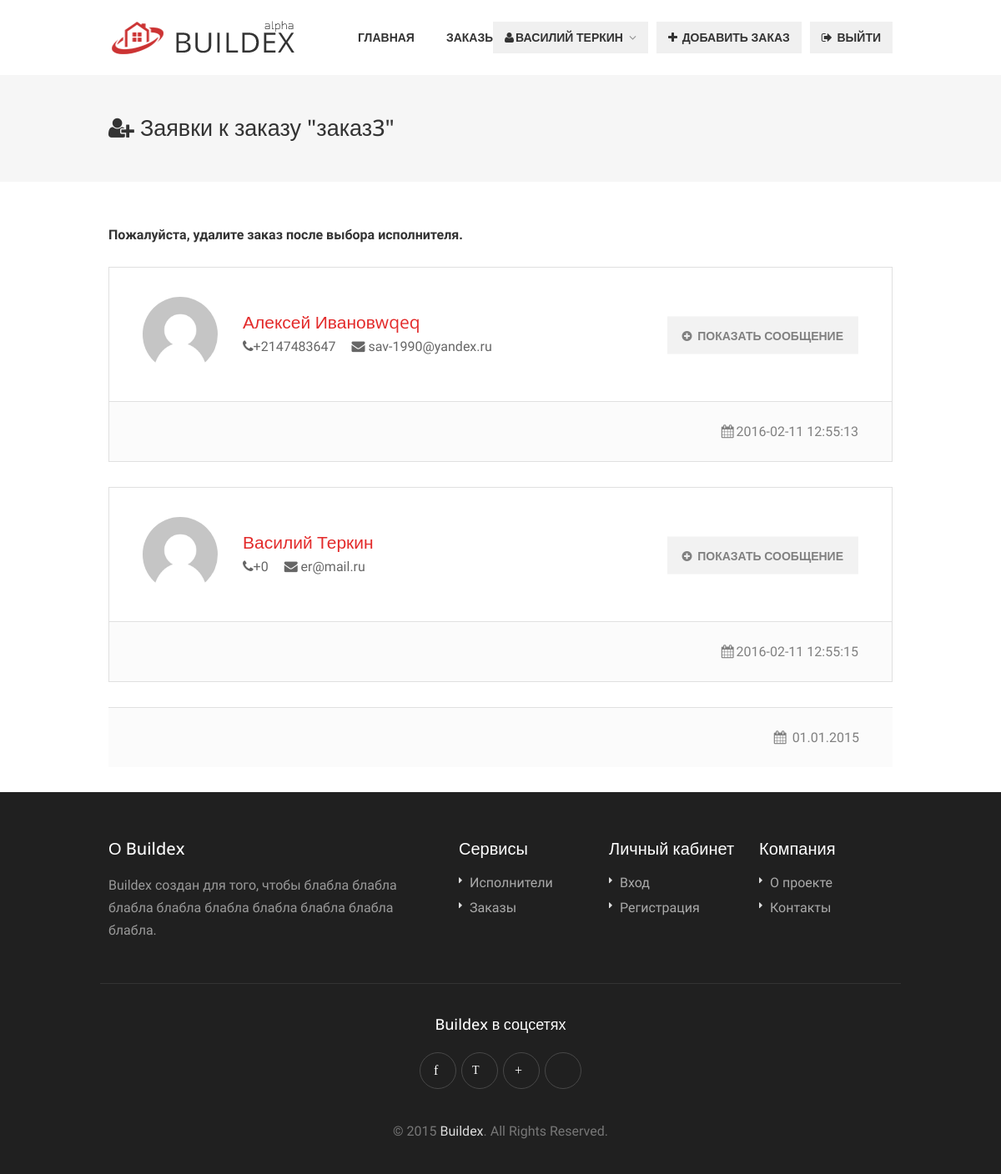
Screenshot of /myapplications?adid=7 (signed in) with the database file from the repository.
### tables this page shows
CREATE TABLE IF NOT EXISTS `ads` (
  `id` int(11) NOT NULL AUTO_INCREMENT,
  `userid` int(11) NOT NULL,
  `type` int(11) NOT NULL,
  `firstid` int(11) NOT NULL,
  `secid` int(11) NOT NULL,
  `thirdid` int(11) NOT NULL,
  `title` varchar(256) NOT NULL,
  `adtext` text NOT NULL,
  `workload` varchar(256) NOT NULL,
  `term` varchar(256) NOT NULL,
  `applications` int(11) NOT NULL,
  `date` timestamp NOT NULL DEFAULT CURRENT_TIMESTAMP,
  `regionid` int(11) NOT NULL,
  PRIMARY KEY (`id`)
);

CREATE TABLE IF NOT EXISTS `users` (
  `id` int(11) NOT NULL AUTO_INCREMENT,
  `login` varchar(256) NOT NULL,
  `password` varchar(256) NOT NULL,
  `email` varchar(256) NOT NULL,
  `phone` int(11) NOT NULL,
  `name` varchar(256) NOT NULL,
  `firstid` int(11) NOT NULL,
  `secid` int(11) NOT NULL,
  `thirdid` int(11) NOT NULL,
  `price` varchar(256) NOT NULL,
  `regionid` int(11) NOT NULL,
  `type` varchar(256) NOT NULL,
  `status` int(11) NOT NULL,
  `role` varchar(256) NOT NULL,
  `actid` varchar(256) NOT NULL,
  `busy` varchar(256) NOT NULL,
  `description` varchar(256) NOT NULL,
  `whois` varchar(256) NOT NULL,
  PRIMARY KEY (`id`)
);

CREATE TABLE IF NOT EXISTS `applications` (
  `id` int(11) NOT NULL AUTO_INCREMENT,
  `adid` int(11) NOT NULL,
  `clid` int(11) NOT NULL,
  `text` varchar(256) NOT NULL,
  `date` timestamp NOT NULL DEFAULT CURRENT_TIMESTAMP ON UPDATE CURRENT_TIMESTAMP,
  PRIMARY KEY (`id`)
);

### lib/db.php (called while the page is built, shortened)
<?php
function SelectFromDBArray($sql)
{
	$result = mysql_query ($sql);
	$res = array();
	while($row = mysql_fetch_assoc($result))
		$res[]=$row;
	return $res;
}
function SelectFirstFromDB($sql)
{
	$result = mysql_query ($sql);
	if($row = mysql_fetch_assoc($result))
		return $row;
	return  false;
}

### myapplications.php (the view, shortened to what this page needs)
<!DOCTYPE html>
<html lang="ru">
<head>
<link rel="stylesheet" href="css/style.css">
<link rel="stylesheet" href="css/colors/red.css" id="colors">
</head>
<body>
<div id="wrapper">
<?php include("blocks/header-cl.php");
if(isset($_REQUEST['adid']))
{
   $adid=$_REQUEST['adid'];
   $usarr=SelectFromDBArray("SELECT * from users INNER JOIN applications ON users.id=applications.clid");
   $one=SelectFirstFromDB("SELECT title from ads where id=$adid");
}
?>
<div id="titlebar" class="single">
	<div class="container">
		<div class="sixteen columns">
			<h2> <i class="fa fa-user-plus"> </i>  Заявки к заказу "<?if(isset($one['title']))echo $one['title'];?>"</h2>
		</div>
	</div>
</div>
<div class="container">
	<div class="sixteen columns">
		<p class="margin-bottom-25" style="float: left;"><strong>Пожалуйста, удалите заказ после выбора исполнителя.</strong></p>
	</div>
	<div class="sixteen columns">
		<?foreach($usarr as $value){?>
        <div class="application">
			<div class="app-content">
				<div class="info">
					<img src="images/avatar-placeholder.png" alt="">
					<span><a href="/performer-page.php?id= <?if(isset($value['id']))echo $value['id'];?>"><?if(isset($value['name']))echo $value['name'];?></a></span>
					<ul>
						<li><i class="fa fa-phone"></i><?if(isset($value['phone']))echo "+".$value['phone'];?></li>
						<li><i class="fa fa-envelope"></i> <?if(isset($value['email']))echo $value['email'];?></li>
					</ul>
				</div>
				<div class="buttons">
					<a href="#three-1" class="button gray app-link"><i class="fa fa-plus-circle"></i> Показать сообщение</a>
				</div>
				<div class="clearfix"></div>
			</div>
			<div class="app-tabs">
			</div>
			<div class="app-footer">
				<ul>
					<li><i class="fa fa-calendar"></i><?if(isset($value['date']))echo $value['date'];?></li>
				</ul>
				<div class="clearfix"></div>
			</div>
		</div>
        <?}?>
			<div class="app-footer">
				<ul>
					<li><i class="fa fa-calendar"></i> 01.01.2015</li>
				</ul>
				<div class="clearfix"></div>
			</div>
		</div>
	</div>
</div>
<?php include("blocks/footer-out.php"); ?>
</body>
</html>

### css/colors/red.css (style rules this page uses)
#current, a.button.gray.app-link.opened, ul.float-right li a:hover, .menu ul li.sfHover a.sf-with-ul, .menu ul li a:hover, a.menu-trigger:hover, #jPanelMenu-menu li a:hover, .search-container button, .upload-btn, button, input[type="button"], input[type="submit"], a.button, .upload-btn:hover, #titlebar.photo-bg a.button.white:hover, a.button.dark:hover, #backtotop a:hover, .mfp-close:hover, .tabs-nav li.active a, .ui-accordion .ui-accordion-header-active:hover, .ui-accordion .ui-accordion-header-active, .highlight.color, .plan.color-2 .plan-price, .plan.color-2 a.button, .tp-leftarrow:hover, .tp-rightarrow:hover, .pagination ul li a.current-page, .pagination .current, .pagination ul li a:hover, .pagination-next-prev ul li a:hover, .infobox, .hover-icon, .comment-by a.reply:hover, .chosen-container .chosen-results li.highlighted, .chosen-container-multi .chosen-choices li.search-choice, .list-search button, .checkboxes input[type=checkbox]:checked + label:before { background-color: #e32b2b; }
a, table td.title a:hover, table.manage-table td.action a:hover, #breadcrumbs ul li a:hover, #titlebar span.icons a:hover, .counter-box i, .counter, #popular-categories li a i, .list-1 li:before, .dropcap, .resume-titlebar span a:hover i, .resumes-list-content h4, .job-overview ul li i, .company-info span a:hover, .infobox a:hover, .meta-tags span a:hover, .widget-text h5 a:hover, .app-content .info span , .app-content .info ul li a:hover { color: #e32b2b; }

### css/base.css (style rules this page uses)
html, body, div, span, applet, object, iframe, h1, h2, h3, h4, h5, h6, p, blockquote, pre, a, abbr, acronym, address, big, cite, code, del, dfn, em, img, ins, kbd, q, s, samp, small, strike, strong, sub, sup, tt, var, b, u, i, center, dl, dt, dd, ol, ul, li, fieldset, form, label, legend, table, caption, tbody, tfoot, thead, tr, th, td, article, aside, canvas, details, embed, figure, figcaption, footer, header, hgroup, menu, nav, output, ruby, section, summary, time, mark, audio, video { margin: 0; padding: 0; border: 0; font-size: 100%; font: inherit; vertical-align: baseline; }
body { line-height: 1; }
ol, ul { list-style: none; }
body { background-color: #fff; font-size: 16px; line-height: 27px; color: #666; -webkit-font-smoothing: antialiased; -webkit-text-size-adjust: 100%; overflow-x: hidden; }
#wrapper { background-color: #fff; }
body, input[type="text"], input[type="password"], input[type="email"], input[type="number"], textarea, .widget-text h5, h3.centered-headline span, select { font-family: "Exo 2", "Lato", "HelveticaNeue", "Helvetica Neue", Helvetica, Arial, sans-serif; }
h1, h2, h3, h4, h5, h6, .button, input[type="button"], input[type="submit"], button, #navigation, .infobox a, .pagination-container, .upload-btn, .skills span, .app-content .info span, .tabs-nav li a, .reply, .ui-accordion .ui-accordion-header, .trigger a, .caption.title, .caption .slider-button, .counter, .counter-box i, a.menu-trigger, #style-switcher h2, .resume-table strong { font-family: "Open Sans", "Montserrat", "HelveticaNeue", "Helvetica Neue", Helvetica, Arial, sans-serif; }
.margin-bottom-25 { margin-bottom: 25px !important; }
img, object, video { height: auto; display: block; }
img { width: auto; border: 0; -ms-interpolation-mode: bicubic; max-width: 100%; }
h1, h2, h3, h4, h5, h6 { color: #333; font-weight: 500; }
h2 { font-size: 25px; line-height: 48px; }
p { margin: 0 0 15px 0; }
strong { font-weight: 700; color: #333; }
a { color: #505050; text-decoration: none; outline: 0; -webkit-transition: color 0.2s ease-in-out; -moz-transition: color 0.2s ease-in-out; -o-transition: color 0.2s ease-in-out; -transition: color 0.2s ease-in-out; }
ul, ol { margin: 0; }
ul { list-style: none outside; }
li { line-height: 18px; }

### rows the page displays
ads: title "заказ3"
users: name "Алексей Ивановwqeq", phone "2147483647", email "sav-1990@yandex.ru", applications.date "2016-02-11 12:55:13"
users: name "Василий Теркин", phone "0", email "er@mail.ru", applications.date "2016-02-11 12:55:15"

### other values shown
$_SESSION['name'] "ВАСИЛИЙ ТЕРКИН"
